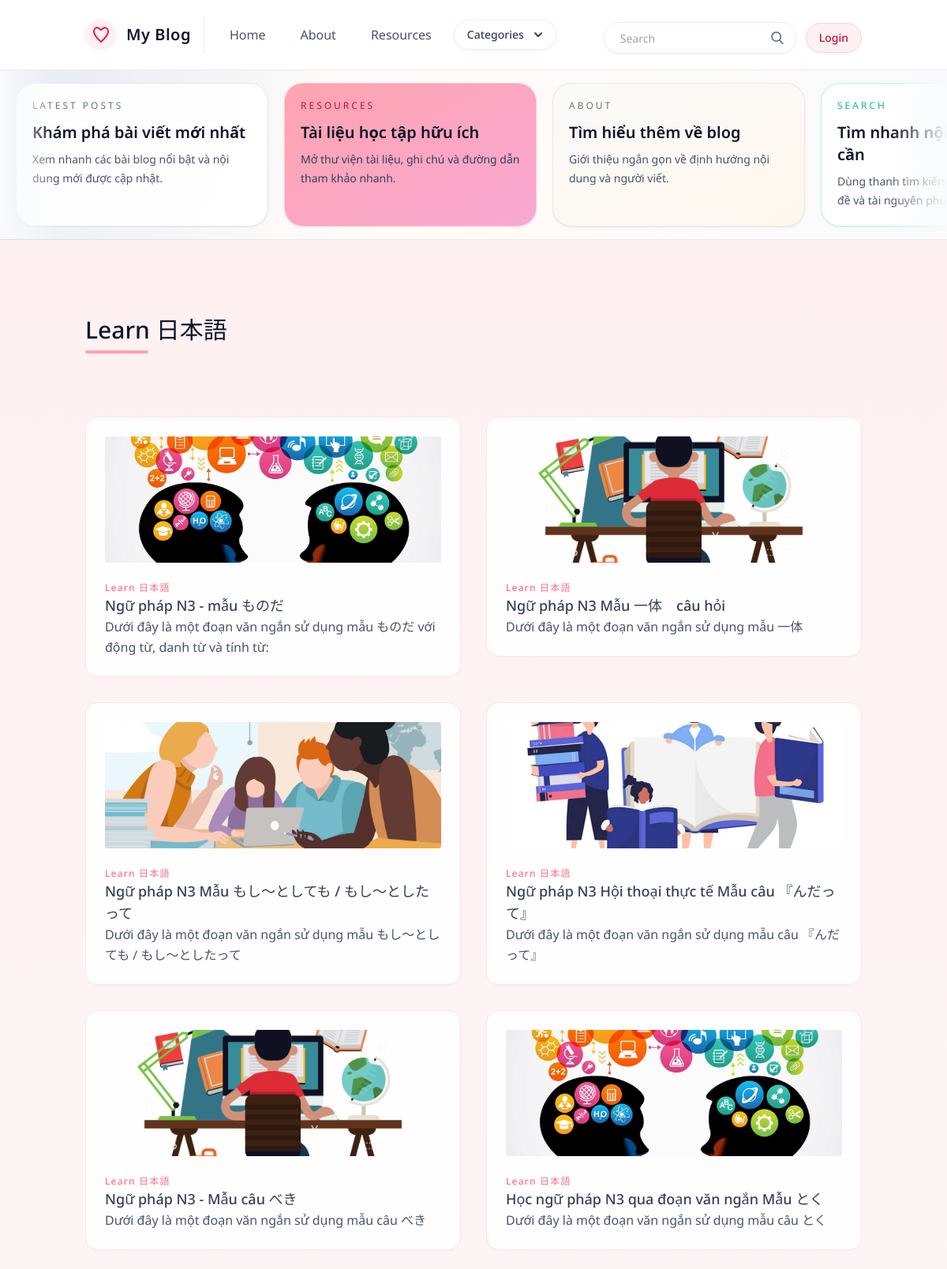
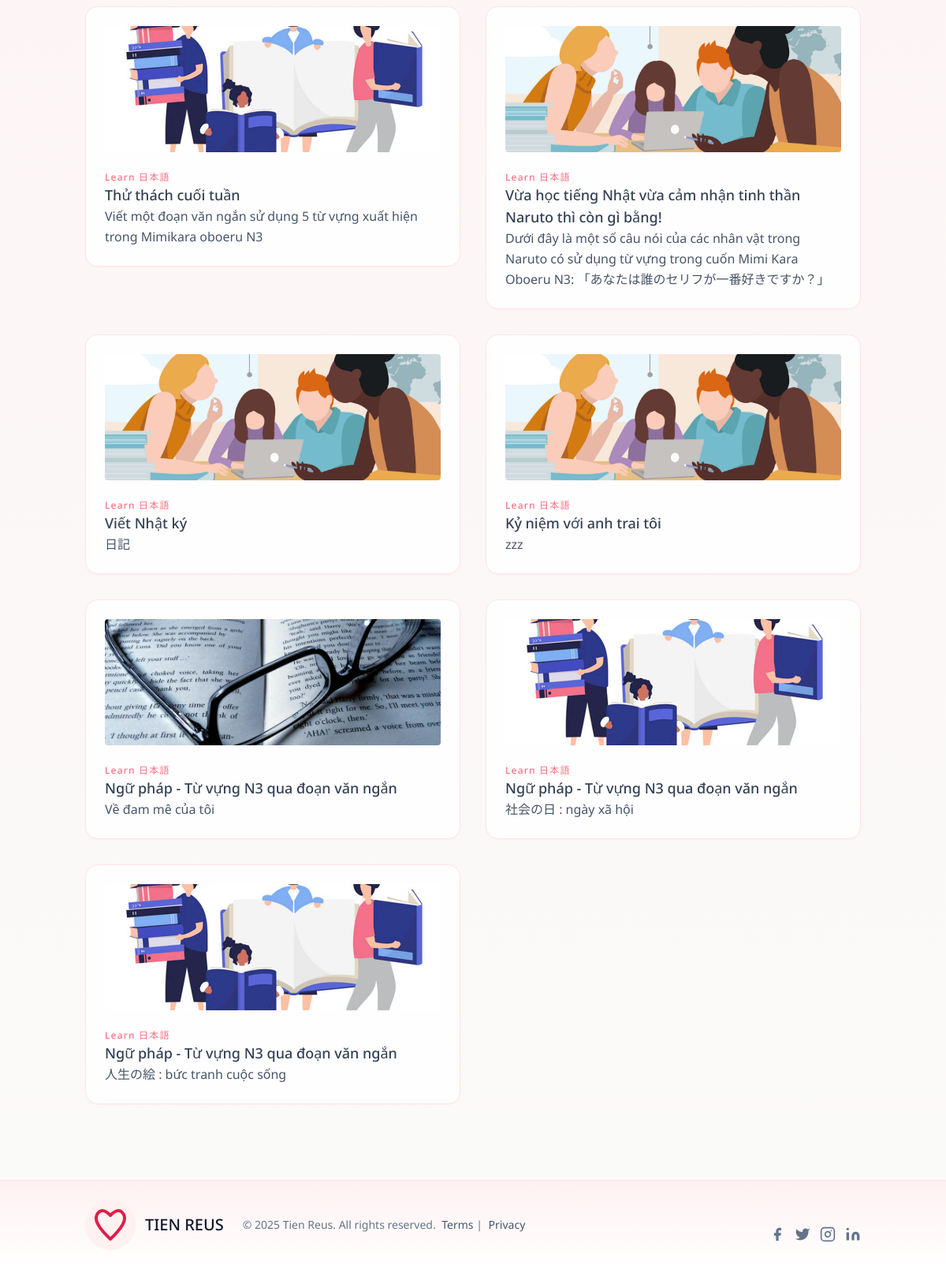
Page /postlist/learn/ on the committed database (2 pictures, top to bottom).
### posts/models.py (models this page shows, shortened)
class Category(models.Model):
    title = models.CharField(max_length=20)
    subtitle = models.CharField(max_length=20)
    slug = models.SlugField()
    thumbnail = models.ImageField()

class Post(models.Model):
    STATUS_DRAFT = "draft"
    STATUS_PUBLISHED = "published"
    STATUS_CHOICES = [
        (STATUS_DRAFT, "Draft"),
        (STATUS_PUBLISHED, "Published"),
    ]
    title = models.CharField(max_length=100)
    slug = models.SlugField()
    overview = models.TextField()
    timestamp = models.DateTimeField(auto_now_add=True)
    content = models.TextField()
    author = models.ForeignKey(Author, on_delete=models.CASCADE)
    thumbnail = models.ImageField()
    categories = models.ManyToManyField(Category)
    featured = models.BooleanField()
    status = models.CharField(max_length=20, choices=STATUS_CHOICES, default=STATUS_PUBLISHED)

### posts/views.py (the view)
# urls.py: path('postlist/<slug>/', postlist, name = 'postlist'),
def postlist (request,slug):
    category = get_object_or_404(Category, slug=slug)
    posts = published_posts().filter(categories__in=[category])
    context = {
        'posts': posts,
        'category': category,
    }
    return render(request, 'post_list.html', context)

### posts/templatetags/markdown_extras.py (called while the page is built)
@register.simple_tag
def get_categories():
    return Category.objects.all()[0:3]

### posts/views.py (called while the page is built)
def published_posts():
    return Post.objects.filter(status=Post.STATUS_PUBLISHED)

### templates/post_list.html
{% extends 'base.html' %}
{% block content %}
<section class="bg-gradient-to-b from-rose-50 to-stone-50 text-slate-600 body-font">
    <div class="container px-5 py-24 mx-auto">
      <div class="flex flex-wrap w-full mb-20">
        <div class="lg:w-1/2 w-full mb-6 lg:mb-0">
          <h1 class="sm:text-3xl text-2xl font-medium title-font mb-2 text-slate-900">
            {{ category.title }}</h1>
          <div class="h-1 w-20 bg-rose-300 rounded"></div>
        </div>
      </div>
      <div class="flex flex-wrap -m-4">
       {% for post in posts %}
        <div class="xl:w-1/4 md:w-1/2 p-4">
          <div class="rounded-2xl border border-rose-100 bg-white/90 p-6 shadow-sm shadow-rose-100/40">
            <img class="h-40 rounded w-full object-cover object-center mb-6" src="{{ post.thumbnail.url }}" alt="content">
            <h3 class="tracking-widest text-rose-400 text-xs font-medium title-font">
              {{ category.title }}</h3>
            <a href="{% url 'post' post.slug %}" h2 class="rounded-lg text-lg text-slate-700 font-medium title-font mb-4 transition hover:text-rose-500">
              {{ post.title }}</a>
            <p class="leading-relaxed text-base">
              {{ post.overview }}</p>
          </div>
        </div>
       {% endfor %}
      </div>
    </div>
</section>
{% endblock content %}

### templates/base.html (style rules this page uses)
:root { --font-ui: "Noto Sans", "Segoe UI", Tahoma, Geneva, Verdana, sans-serif; }
html, body { font-family: var(--font-ui); font-synthesis-weight: none; text-rendering: optimizeLegibility; -webkit-font-smoothing: antialiased; -moz-osx-font-smoothing: grayscale; }

### rows in the picture
Category: title "Learn 日本語"
Post: thumbnail (picture), title "Ngữ pháp N3 - mẫu ものだ", overview "Dưới đây là một đoạn văn ngắn sử dụng mẫu ものだ với động từ, danh từ và tính từ:"
Post: thumbnail (picture), title "Ngữ pháp N3 Mẫu 一体 câu hỏi", overview "Dưới đây là một đoạn văn ngắn sử dụng mẫu 一体"
Post: thumbnail (picture), title "Ngữ pháp N3 Mẫu もし～としても / もし～としたって", overview "Dưới đây là một đoạn văn ngắn sử dụng mẫu もし～としても / もし～としたって"
Post: thumbnail (picture), title "Ngữ pháp N3 Hội thoại thực tế Mẫu câu 『んだって』", overview "Dưới đây là một đoạn văn ngắn sử dụng mẫu câu 『んだって』"
Post: thumbnail (picture), title "Ngữ pháp N3 - Mẫu câu べき", overview "Dưới đây là một đoạn văn ngắn sử dụng mẫu câu べき"
Post: thumbnail (picture), title "Học ngữ pháp N3 qua đoạn văn ngắn Mẫu とく", overview "Dưới đây là một đoạn văn ngắn sử dụng mẫu câu とく"
Post: thumbnail (picture), title "Thử thách cuối tuần", overview "Viết một đoạn văn ngắn sử dụng 5 từ vựng xuất hiện trong Mimikara oboeru N3"
Post: thumbnail (picture), title "Vừa học tiếng Nhật vừa cảm nhận tinh thần Naruto thì còn gì bằng!", overview "Dưới đây là một số câu nói của các nhân vật trong Naruto có sử dụng từ vựng trong cuốn Mimi Kara Oboeru N3: 「あなたは誰のセリフが一番好きですか？」"
Post: thumbnail (picture), title "Viết Nhật ký", overview "日記"
Post: thumbnail (picture), title "Kỷ niệm với anh trai tôi", overview "zzz"
Post: thumbnail (picture), title "Ngữ pháp - Từ vựng N3 qua đoạn văn ngắn", overview "Về đam mê của tôi"
Post: thumbnail (picture), title "Ngữ pháp - Từ vựng N3 qua đoạn văn ngắn", overview "社会の日 : ngày xã hội"
Post: thumbnail (picture), title "Ngữ pháp - Từ vựng N3 qua đoạn văn ngắn", overview "人生の絵 : bức tranh cuộc sống"
